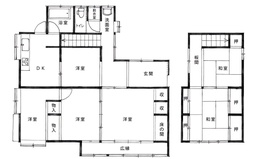
#> input picture U-NET/archive/data/floorplan_104/new_0011.jpg, 256 x 159 px, shrunk from 4096 x 2548 before the run
$ python rectangular_room_fitter.py -i ../U-NET/archive/data/floorplan_104/new_0011.jpg -o out.png
#> lines starting #> are read from the running program, lines starting #| are printed output that depends on the picture; after the words box and inside, x2 and y2 are one past the last pixel; in counts of white or black regions, pixels touching at a corner belong together
"""
Rectangular Room Fitter
=======================
Converts blob-like room segmentations into clean rectangular shapes.

Key principle: CONSTRAINED FITTING
- Only simplify shapes, never expand
- Find largest rectangle that fits INSIDE each room
- Guarantees no overlaps between rooms

Supports:
- Simple rectangles (most rooms)
- L-shapes (corner rooms, merged spaces)
- Rectilinear polygons (only H/V edges)

Author: Asheleyine's Master thesis project
"""

import cv2
import numpy as np
from typing import List, Tuple, Optional, Dict
from dataclasses import dataclass
import logging

logging.basicConfig(level=logging.INFO)
logger = logging.getLogger(__name__)


# ============================================================================
# DATA STRUCTURES
# ============================================================================

@dataclass
class FittedRoom:
    """Result of rectangular fitting for one room."""
    class_id: int
    original_area: int
    fitted_area: int
    coverage: float  # fitted_area / original_area
    fit_type: str  # 'rectangle', 'l_shape', 'rectilinear', 'original'
    polygon: np.ndarray  # The fitted polygon vertices


# ============================================================================
# LARGEST INSCRIBED RECTANGLE FINDER
# ============================================================================

class LargestInscribedRectangle:
    """
    Finds the largest axis-aligned rectangle that fits inside a binary mask.

    Uses the histogram method for O(n*m) complexity.
    """

    @staticmethod
    def find(binary_mask: np.ndarray) -> Tuple[int, int, int, int]:
        """
        Find largest inscribed axis-aligned rectangle.

        Args:
            binary_mask: 2D binary array (1 = inside room, 0 = outside)

        Returns:
            (x, y, width, height) of the largest rectangle
        """
        if binary_mask.sum() == 0:
            return (0, 0, 0, 0)

        rows, cols = binary_mask.shape

        # Build histogram of consecutive 1s in each column
        heights = np.zeros((rows, cols), dtype=np.int32)
        heights[0] = binary_mask[0]

        for i in range(1, rows):
            for j in range(cols):
                if binary_mask[i, j] == 1:
                    heights[i, j] = heights[i-1, j] + 1
                else:
                    heights[i, j] = 0

        # Find max rectangle in histogram for each row
        max_area = 0
        best_rect = (0, 0, 0, 0)

        for i in range(rows):
            rect = LargestInscribedRectangle._max_rect_in_histogram(heights[i], i)
            x, y, w, h = rect
            area = w * h

            if area > max_area:
                max_area = area
                best_rect = rect

        return best_rect

    @staticmethod
    def _max_rect_in_histogram(heights: np.ndarray, row_idx: int) -> Tuple[int, int, int, int]:
        """
        Find largest rectangle in histogram using stack method.

        Returns:
            (x, y, width, height) where y is the TOP of the rectangle
        """
        n = len(heights)
        stack = []  # Stack of (index, height)
        max_area = 0
        best_rect = (0, 0, 0, 0)

        for i in range(n + 1):
            h = heights[i] if i < n else 0
            start = i

            while stack and stack[-1][1] > h:
                idx, height = stack.pop()
                width = i - idx
                area = width * height

                if area > max_area:
                    max_area = area
                    # y is the top of rectangle (row_idx - height + 1)
                    best_rect = (idx, row_idx - height + 1, width, height)

                start = idx

            stack.append((start, h))

        return best_rect


# ============================================================================
# L-SHAPE FITTER
# ============================================================================

class LShapeFitter:
    """
    Fits L-shaped (or rectilinear) polygons to non-rectangular rooms.

    For rooms that don't fit well into a single rectangle (e.g., L-shaped
    rooms, corner rooms), this finds the best rectilinear approximation.
    """

    @staticmethod
    def fit(binary_mask: np.ndarray, min_coverage: float = 0.7) -> Optional[np.ndarray]:
        """
        Try to fit an L-shape to the binary mask.

        Strategy: Find two rectangles that together cover most of the area.

        Args:
            binary_mask: Binary room mask
            min_coverage: Minimum coverage required

        Returns:
            Polygon vertices if successful, None otherwise
        """
        # Find the largest inscribed rectangle first
        x1, y1, w1, h1 = LargestInscribedRectangle.find(binary_mask)

        if w1 == 0 or h1 == 0:
            return None

        rect1_area = w1 * h1
        total_area = binary_mask.sum()

        # If single rectangle covers enough, use it
        if rect1_area / total_area >= min_coverage:
            return np.array([
                [x1, y1],
                [x1 + w1, y1],
                [x1 + w1, y1 + h1],
                [x1, y1 + h1]
            ], dtype=np.int32)

        # Create mask without first rectangle
        remaining = binary_mask.copy()
        remaining[y1:y1+h1, x1:x1+w1] = 0

        # Find second largest rectangle in remaining area
        x2, y2, w2, h2 = LargestInscribedRectangle.find(remaining)

        if w2 == 0 or h2 == 0:
            # No good second rectangle, return first one if decent
            if rect1_area / total_area >= 0.5:
                return np.array([
                    [x1, y1],
                    [x1 + w1, y1],
                    [x1 + w1, y1 + h1],
                    [x1, y1 + h1]
                ], dtype=np.int32)
            return None

        rect2_area = w2 * h2
        combined_coverage = (rect1_area + rect2_area) / total_area

        if combined_coverage < min_coverage:
            # Even two rectangles don't cover enough
            return None

        # Merge two rectangles into L-shape polygon
        return LShapeFitter._merge_rectangles(x1, y1, w1, h1, x2, y2, w2, h2)

    # [68 lines left out: functions _merge_rectangles, _make_rectilinear, not called in this run]


# ============================================================================
# MAIN RECTANGULAR FITTER
# ============================================================================

class RectangularRoomFitter:
    """
    Main class for fitting rectangular shapes to room segmentations.

    Pipeline:
    1. For each room class, extract binary mask
    2. Try to fit largest inscribed rectangle
    3. If coverage is low, try L-shape fitting
    4. Apply fitted shapes back to create clean mask

    Key guarantee: Never expands rooms, only simplifies within original bounds.
    """

    def __init__(self,
                 min_rectangle_coverage: float = 0.70,
                 min_lshape_coverage: float = 0.60,
                 min_room_area: int = 1000,
                 enable_lshape: bool = True):
        """
        Initialize the fitter.

        Args:
            min_rectangle_coverage: Minimum coverage to accept rectangle fit
            min_lshape_coverage: Minimum coverage to accept L-shape fit
            min_room_area: Minimum area to process (skip tiny regions)
            enable_lshape: Whether to try L-shape fitting for complex rooms
        """
        self.min_rectangle_coverage = min_rectangle_coverage
        self.min_lshape_coverage = min_lshape_coverage
        self.min_room_area = min_room_area
        self.enable_lshape = enable_lshape

        # Results
        self.fitted_rooms: List[FittedRoom] = []
        self.stats = {
            "total_rooms": 0,
            "rectangle_fits": 0,
            "lshape_fits": 0,
            "kept_original": 0,
            "skipped_small": 0,
        }

    def fit_mask(self, mask: np.ndarray) -> np.ndarray:
        """
        Process entire segmentation mask and fit rectangles to all rooms.

        Args:
            mask: Segmentation mask (H, W) with class values 0-13

        Returns:
            New mask with rectangular room shapes
        """
        logger.info("Fitting rectangular shapes to rooms...")

        self.fitted_rooms = []
        self.stats = {k: 0 for k in self.stats}

        result_mask = np.zeros_like(mask)

        # Process each class separately
        unique_classes = np.unique(mask)
#> unique_classes = 256 values from 0 to 255

        for class_id in unique_classes:
            if class_id == 0:  # Skip background
                continue

            # Get binary mask for this class
            class_mask = (mask == class_id).astype(np.uint8)

            # Find connected components (separate rooms of same class)
            num_labels, labels, stats_cc, centroids = cv2.connectedComponentsWithStats(
                class_mask, connectivity=8
            )

            for label_id in range(1, num_labels):
                # Extract this room's mask
                room_mask = (labels == label_id).astype(np.uint8)
                area = stats_cc[label_id, cv2.CC_STAT_AREA]

                # Skip tiny rooms
                if area < self.min_room_area:
                    self.stats["skipped_small"] += 1
                    # Still keep them in result (don't delete)
                    result_mask[room_mask == 1] = class_id
                    continue

                self.stats["total_rooms"] += 1

                # Fit rectangle to this room
                fitted = self._fit_single_room(room_mask, class_id)
                self.fitted_rooms.append(fitted)

                # Apply fitted shape to result mask
                if fitted.fit_type == 'rectangle' or fitted.fit_type == 'l_shape':
                    # Draw the fitted polygon (ensure class_id is Python int for OpenCV)
                    cv2.fillPoly(result_mask, [fitted.polygon], int(class_id))
                else:
                    # Keep original
                    result_mask[room_mask == 1] = class_id
#> this loop made 256 passes
#> num_labels on passes 2 to 4: 20, 20, 15
#> pass 2, in fit_mask, `class_mask = (mask == class_id).astype(np.uint8)`:
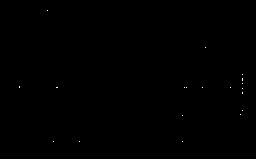
#> class_mask: shape (159, 256); values 0 (black) and 1 (white), 0.06% white in thin lines or dots, all inside (x1, y1, x2, y2) = (19, 10, 243, 142)
#> after the loop:
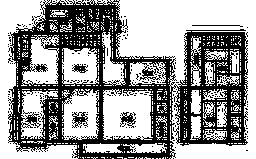
#> class_mask: shape (159, 256); values 0 (black) and 1 (white), 60.4% white; 234 black regions (229 under 20 px), largest, box (x1, y1, x2, y2) and area: (8, 0, 248, 159) 15219, (72, 112, 88, 128) 129, (120, 112, 136, 128) 118, (72, 64, 88, 73) 81, (192, 25, 243, 27) 51
#> after the loop: room_mask: shape (159, 256); values 0 (black) and 1 (white), 0% white in thin lines or dots, all inside (x1, y1, x2, y2) = (159, 158, 161, 159)
#> after the loop, self.fitted_rooms = 5 items; self.stats = {'total_rooms': 5, 'rectangle_fits': 0, 'lshape_fits': 0, 'kept_original': 5, 'skipped_small': 12912}

        # Log results
        logger.info(f"  ✓ Rectangular fitting complete")
        logger.info(f"    Total rooms: {self.stats['total_rooms']}")
        logger.info(f"    Rectangle fits: {self.stats['rectangle_fits']}")
        logger.info(f"    L-shape fits: {self.stats['lshape_fits']}")
        logger.info(f"    Kept original: {self.stats['kept_original']}")

        return result_mask

    def _fit_single_room(self, room_mask: np.ndarray, class_id: int) -> FittedRoom:
        """
        Fit rectangular shape to a single room.

        Strategy:
        1. Try largest inscribed rectangle
        2. If coverage too low, try L-shape
        3. If still too low, keep original
        """
        original_area = room_mask.sum()

        # Try rectangle fit
        x, y, w, h = LargestInscribedRectangle.find(room_mask)
        rect_area = w * h
        rect_coverage = rect_area / original_area if original_area > 0 else 0

        # Check if rectangle is good enough
        if rect_coverage >= self.min_rectangle_coverage:
            self.stats["rectangle_fits"] += 1
            polygon = np.array([
                [x, y],
                [x + w, y],
                [x + w, y + h],
                [x, y + h]
            ], dtype=np.int32)

            return FittedRoom(
                class_id=class_id,
                original_area=original_area,
                fitted_area=rect_area,
                coverage=rect_coverage,
                fit_type='rectangle',
                polygon=polygon
            )

        # Try L-shape fit
        if self.enable_lshape:
            l_polygon = LShapeFitter.fit(room_mask, self.min_lshape_coverage)

            if l_polygon is not None:
                # Calculate L-shape area
                l_mask = np.zeros_like(room_mask)
                cv2.fillPoly(l_mask, [l_polygon], 1)
                l_area = l_mask.sum()
                l_coverage = l_area / original_area

                if l_coverage >= self.min_lshape_coverage:
                    self.stats["lshape_fits"] += 1

                    return FittedRoom(
                        class_id=class_id,
                        original_area=original_area,
                        fitted_area=l_area,
                        coverage=l_coverage,
                        fit_type='l_shape',
                        polygon=l_polygon
                    )

        # Keep original shape
        self.stats["kept_original"] += 1

        # Get contour of original
        contours, _ = cv2.findContours(room_mask, cv2.RETR_EXTERNAL, cv2.CHAIN_APPROX_SIMPLE)
        if contours:
            polygon = contours[0].squeeze()
            if len(polygon.shape) == 1:
                polygon = polygon.reshape(-1, 2)
        else:
            polygon = np.array([[0, 0]], dtype=np.int32)

        return FittedRoom(
            class_id=class_id,
            original_area=original_area,
            fitted_area=original_area,
            coverage=1.0,
            fit_type='original',
            polygon=polygon
        )

    # [58 lines left out: functions visualize_comparison, _colorize_mask, not called in this run]

    def get_summary(self) -> Dict:
        """Get fitting summary."""
        return {
            "stats": self.stats,
            "rooms": [
                {
                    "class_id": r.class_id,
                    "original_area": r.original_area,
                    "fitted_area": r.fitted_area,
                    "coverage": round(r.coverage, 3),
                    "fit_type": r.fit_type,
                }
                for r in self.fitted_rooms
            ]
        }


# ============================================================================
# CONVENIENCE FUNCTION
# ============================================================================

# [19 lines left out: function fit_rectangular_rooms, not called in this run]


# ============================================================================
# CLI
# ============================================================================

if __name__ == "__main__":
    import argparse

    parser = argparse.ArgumentParser(description="Fit rectangular shapes to room segmentation")
    parser.add_argument("--input", "-i", required=True, help="Input mask")
    parser.add_argument("--output", "-o", required=True, help="Output mask")
    parser.add_argument("--compare", "-c", help="Comparison image output")
    parser.add_argument("--min-coverage", type=float, default=0.70, help="Minimum coverage")
    parser.add_argument("--no-lshape", action="store_true", help="Disable L-shape fitting")

    args = parser.parse_args()

    # Load
    mask = cv2.imread(args.input, cv2.IMREAD_GRAYSCALE)
    if mask is None:
        print(f"Error: Cannot load {args.input}")
        exit(1)

    # Fit
    fitter = RectangularRoomFitter(
        min_rectangle_coverage=args.min_coverage,
        enable_lshape=not args.no_lshape
    )
    result = fitter.fit_mask(mask)

    # Save
    cv2.imwrite(args.output, result)
    print(f"✓ Saved to {args.output}")

    # Comparison
    if args.compare:
        fitter.visualize_comparison(mask, result, args.compare)

    # Summary
    summary = fitter.get_summary()
#> summary = 2 items
    print(f"\nSummary:")
    print(f"  Rectangle fits: {summary['stats']['rectangle_fits']}")
#|   Rectangle fits: 0
    print(f"  L-shape fits: {summary['stats']['lshape_fits']}")
#|   L-shape fits: 0
    print(f"  Kept original: {summary['stats']['kept_original']}")
#|   Kept original: 5

$ run again, on U-NET/archive/data/floorplan_104/new_0014.jpg
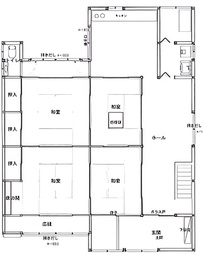
#> input picture U-NET/archive/data/floorplan_104/new_0014.jpg, 203 x 256 px, shrunk from 1044 x 1317 before the run
#> unique_classes = 238 values from 0 to 255
#> the loop in fit_mask, `for class_id in unique_classes:` made 238 passes
#> (class_id, num_labels) on passes 13, 16, 17: (29, 5), (32, 6), (34, 7)
#> after the loop in fit_mask, `for class_id in unique_classes:`:
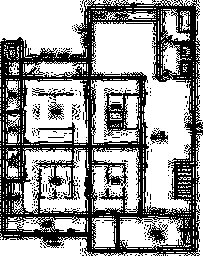
#> class_mask: shape (256, 203); values 0 (black) and 1 (white), 61.8% white; 360 black regions (352 under 20 px), largest, box (x1, y1, x2, y2) and area: (0, 0, 203, 256) 18342, (144, 219, 168, 244) 223, (48, 102, 64, 120) 141
#> after the loop in fit_mask, `for class_id in unique_classes:`:
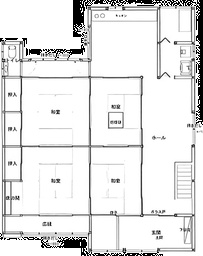
#> result_mask: shape (256, 203); min 0, max 255, mean 229.4
#> after the loop in fit_mask, `for class_id in unique_classes:`: self.fitted_rooms = 8 items; self.stats = {'total_rooms': 8, 'rectangle_fits': 0, 'lshape_fits': 2, 'kept_original': 6, 'skipped_small': 14043}
#> summary = 2 items
#|   Rectangle fits: 0
#|   L-shape fits: 2
#|   Kept original: 6
